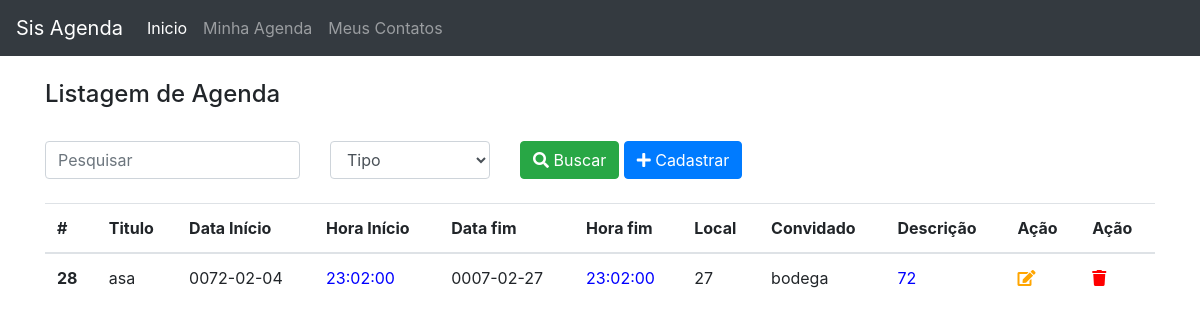
The page /src/listaAgenda.php on the database its author committed.
### tables this page shows
CREATE TABLE IF NOT EXISTS `crud_agenda` (
  `id` int(11) NOT NULL AUTO_INCREMENT,
  `convidado_id` int(11) DEFAULT NULL,
  `titulo` varchar(50) DEFAULT NULL,
  `data_inicio` date DEFAULT NULL,
  `hora_inicio` time DEFAULT NULL,
  `data_fim` date DEFAULT NULL,
  `hora_fim` time DEFAULT NULL,
  `local` varchar(50) DEFAULT NULL,
  `descricao` varchar(50) DEFAULT NULL,
  PRIMARY KEY (`id`),
  KEY `FK_crud_agenda_crud_contato` (`convidado_id`),
  CONSTRAINT `FK_crud_agenda_crud_contato` FOREIGN KEY (`convidado_id`) REFERENCES `crud_contato` (`id`)
);

CREATE TABLE IF NOT EXISTS `crud_contato` (
  `id` int(11) NOT NULL AUTO_INCREMENT,
  `nome` varchar(50) DEFAULT NULL,
  `sobrenome` varchar(50) DEFAULT NULL,
  `telefone1` varchar(50) DEFAULT NULL,
  `tipo_telefone1` varchar(50) DEFAULT 'Casa, Celular, Comercial, Principal',
  `telefone2` varchar(50) DEFAULT NULL,
  `tipo_telefone2` varchar(50) DEFAULT 'Casa, Celular, Comercial, Principal',
  `email` varchar(50) DEFAULT NULL,
  PRIMARY KEY (`id`)
);

### database/bd.php (called while the page is built, shortened)
<?php
class bd
{
    private $bd_tipo = "mysql";
    private $bd_host = "localhost";
    private $bd_nome = "trab_tai_2021";
    private $bd_porta = "3306";
    private $bd_usuario = "root";
    private $bd_senha = "";
    private $bd_charset = "utf8mb4";
    public function connection()
    {
        $str_conn = $this->bd_tipo . ":host=" . $this->bd_host .
            ";dbname=" . $this->bd_nome . ";port=" . $this->bd_porta;
        return new PDO(
            $str_conn,
            $this->bd_usuario,
            $this->bd_senha,
            array(PDO::MYSQL_ATTR_INIT_COMMAND => "SET NAMES " . $this->bd_charset)
        );
    }
    public function select($nameTable)
    {
        $conn = $this->connection();
        $stmt = $conn->prepare("SELECT * FROM $nameTable");
        $stmt->execute();
        return $stmt;
    }
    public function find($nameTable, $id)
    {
        $conn = $this->connection();
        $stmt = $conn->prepare("SELECT * FROM $nameTable WHERE id = ?;");
        $stmt->execute([$id]);
        return $stmt->fetchObject();
    }
}

### src/listaAgenda.php (the view, shortened to what this page needs)
<?php
include '../database/bd.php';
$objBD = new bd();
$tabela = "crud_agenda";
if (!empty($_POST['valor'])) {
    $result = $objBD->search($tabela, $_POST);
} else {
    $result = $objBD->select($tabela);
}
?>
<?php
include "./head.php"
?>
<br>
<h4>Listagem de Agenda</h4>
<br>
<form action="listaAgenda.php" method="post">
    <div class="row">
        <div class="col-3">
            <input type="text" class="form-control" placeholder="Pesquisar" name="valor" id=""><br>
        </div>
        <div class="col-2">
            <select name="tipo" class="form-control" id="">
                <option>Tipo</option>
            </select>
        </div>
        <div class="col-3">
            <button type="submit" class="btn btn-success"> <i class="fas fa-search"></i> Buscar</button>
            <a href="./cadastroAgenda.php" class="btn btn-primary"><i class="fas fa-plus"></i> Cadastrar</a>
        </div>
    </div>
</form>
<table class="table table-hover">
    <thead>
        <th scope="col">#</th>
        <th scope="col">Titulo</th>
        <th scope="col">Data Início</th>
        <th scope="col">Hora Início</th>
        <th scope="col">Data fim</th>
        <th scope="col">Hora fim</th>
        <th scope="col">Local</th>
        <th scope="col">Convidado</th>
        <th scope="col">Descrição</th>
        <th scope="col">Ação</th>
        <th scope="col">Ação</th>
    </thead>
    <tbody>
        <?php
foreach ($result as $item) {
    $item = (object) $item;
    $resultCategoria = $objBD->find("crud_contato", $item->convidado_id);
    echo "
    <tr>
    <th scope='row'>" . $item->id . "</td>
    <td>" . $item->titulo . "</td>
    <td>" . $item->data_inicio . "</td>
    <td style=color:blue>" . $item->hora_inicio . "</td>
    <td>" . $item->data_fim . "</td>
    <td style=color:blue>" . $item->hora_fim . "</td>
    <td>" . $item->local . "</td>
    <td>" . $resultCategoria->nome . "</td>
    <td style=color:blue>" . $item->descricao . "</td>
    <td><a href = 'cadastroAgenda.php?id=" . $item->id . "' style='color:orange;''><i class='fas fa-edit'></i></a></td>
    <td><a href='listaAgenda.php?id=" . $item->id . "' onclick=\"return confirm('Deseja remover o registro ?'); \" style='color:red;'><i class='fas fa-trash'></i></a> </td>
     </tr>
    ";
}
?>
    </tbody>
</table>
<?php
include "./footer.php"
?>

### rows shown on the page
crud_agenda: id "28", titulo "asa", data_inicio "0072-02-04", hora_inicio "23:02:00", data_fim "0007-02-27", hora_fim "23:02:00", local "27", convidado.nome "bodega", descricao "72"
